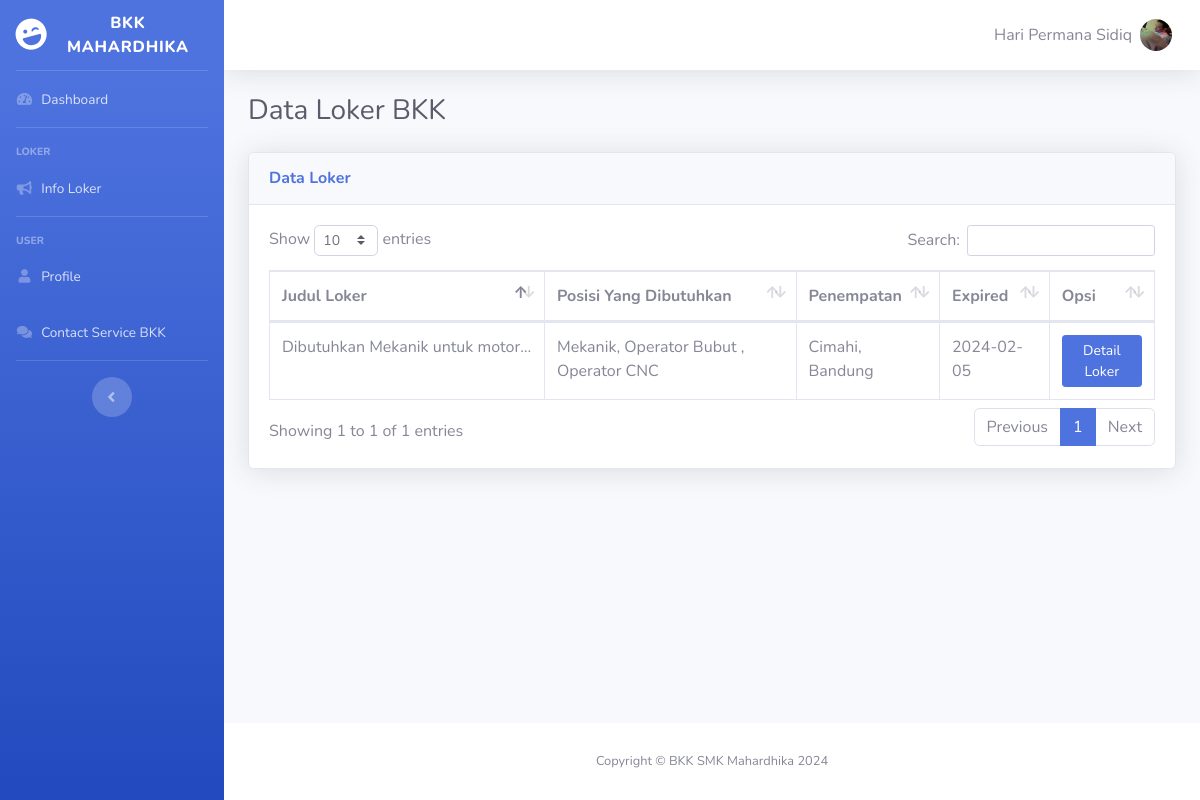
The app's page /user/info_loker.php (signed in), older data.
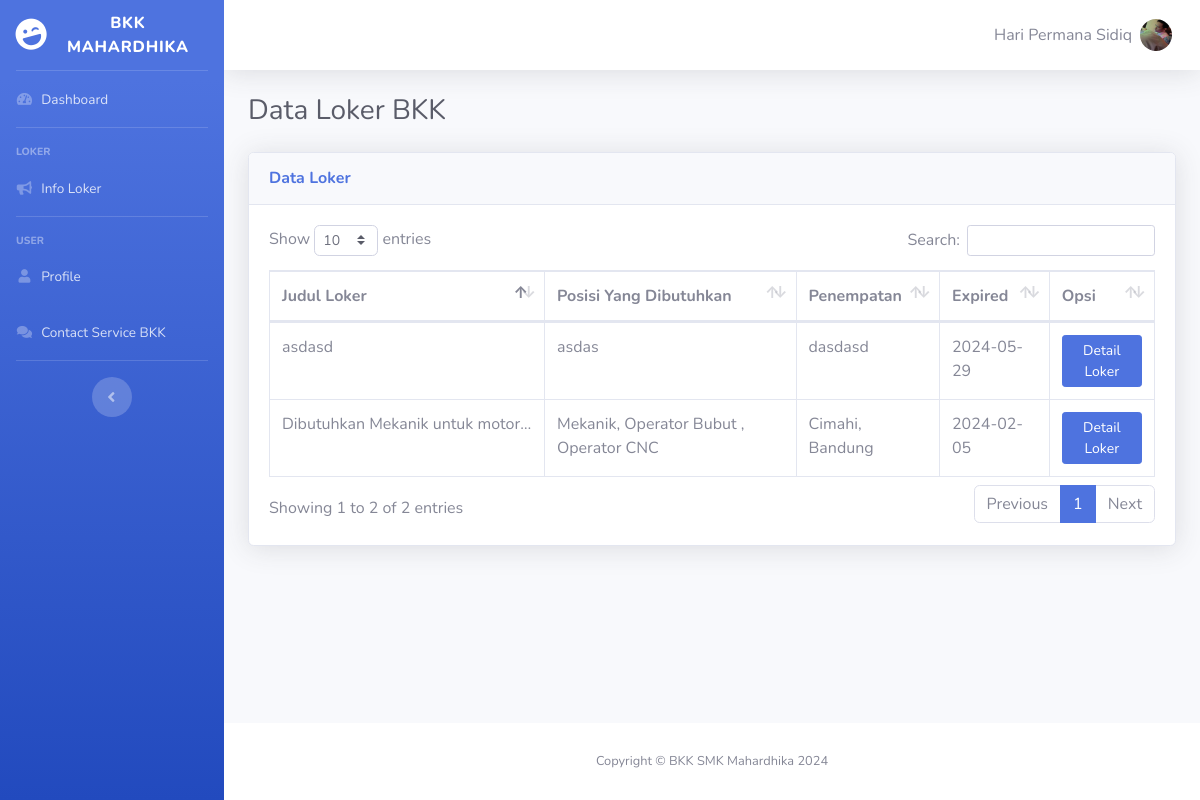
The same page, newer data.
### tables this page shows
CREATE TABLE `tb_client` (
  `id` int(11) NOT NULL,
  `username` varchar(50) NOT NULL,
  `password` varchar(60) NOT NULL,
  `email` varchar(100) NOT NULL,
  `nama_lengkap` varchar(100) NOT NULL,
  `jk` enum('laki-laki','perempuan') NOT NULL,
  `pendidikan` varchar(50) NOT NULL,
  `asal_sekolah` varchar(100) NOT NULL,
  `tanggal_lahir` date NOT NULL,
  `tempat_lahir` varchar(50) NOT NULL,
  `usia` int(11) NOT NULL,
  `jurusan` varchar(150) NOT NULL,
  `pekerjaan_terakhir` varchar(100) NOT NULL,
  `tinggi_badan` int(11) NOT NULL,
  `berat_badan` int(11) NOT NULL,
  `nowa` varchar(50) NOT NULL,
  `nik` varchar(16) NOT NULL,
  `level` enum('admin','partner','client') NOT NULL,
  `foto` varchar(255) NOT NULL,
  `cv` varchar(255) NOT NULL,
  `ktp` varchar(255) NOT NULL,
  `kk` varchar(255) NOT NULL
);

CREATE TABLE `tb_loker` (
  `id_loker` int(100) NOT NULL,
  `judul_loker` varchar(100) NOT NULL,
  `posisi_loker` varchar(100) NOT NULL,
  `foto_pengumuman` varchar(50) NOT NULL,
  `penempatan_job` varchar(100) NOT NULL,
  `syarat_job` varchar(255) NOT NULL,
  `tanggal_kadaluarsa` date NOT NULL,
  `id_user` int(11) NOT NULL
);

### inc/function.default.php (called while the page is built, shortened)
<?php
function myquery($query)
{
    global $conn;
    $result = $conn->query($query);
    $rows = [];
    while ($row = $result->fetch_assoc()) {
        $rows[] = $row;
    }
    return $rows;
}
function base_url($includePath = true, $customPath = '')
{
    $protocol = isset($_SERVER['HTTPS']) && $_SERVER['HTTPS'] === 'on' ? 'https' : 'http';
    $host = $_SERVER['HTTP_HOST'];
    if ($includePath) {
        $path = rtrim(dirname($_SERVER['PHP_SELF']), '/\\');
        $isLocal = in_array($host, ['localhost', '127.0.0.1']);
        $port = $isLocal && isset($_SERVER['SERVER_PORT']) && $_SERVER['SERVER_PORT'] !== '80' ? ":" . $_SERVER['SERVER_PORT'] : '';
        $path = $path !== '/' ? $path . '/' : '';
        $baseUrl = $protocol . "://" . $host . $port . $path;
    } else {
        $customPath = trim($customPath, '/');
        $baseUrl = $protocol . "://" . $host . '/' . $customPath;
    }
    return $baseUrl;
}

### user/info_loker.php (the view, shortened to what this page needs)
<?php
include '../inc/function.database.php';
include '../inc/function.default.php';
$id = $_SESSION['id_client'];
$user = myquery("SELECT * FROM tb_client WHERE id = '$id'");
$dataloker = myquery("SELECT * FROM tb_loker");
?>
<!DOCTYPE html>
<html lang="en">
<head>
    <link href="vendor/fontawesome-free/css/all.min.css" rel="stylesheet" type="text/css">
    <link href="<?= base_url() ?>css/sb-admin-2.min.css" rel="stylesheet">
    <link rel="stylesheet" href="<?= base_url() ?>vendor/datatables/dataTables.bootstrap4.min.css">
</head>
<body id="page-top">
    <div id="wrapper">
        <?php include 'inc/header.php' ?>
        <div class="container-fluid">
            <div class="d-sm-flex align-items-center justify-content-between mb-4">
                <h1 class="h3 mb-0 text-gray-800">Data Loker BKK</h1>
            </div>
            <div class="row">
                <div class="col-md-12 mb-4">
                    <div class="card shadow mb-4">
                        <div class="card-header py-3">
                            <h6 class="m-0 font-weight-bold text-primary">Data Loker</h6>
                        </div>
                        <div class="card-body">
                            <div class="table-responsive">
                                <table class="table table-bordered" id="dataTable" width="100%" cellspacing="0">
                                    <thead>
                                        <tr>
                                            <th>Judul Loker</th>
                                            <th>Posisi Yang Dibutuhkan</th>
                                            <th>Penempatan</th>
                                            <th>Expired</th>
                                            <th>Opsi</th>
                                        </tr>
                                    </thead>
                                    <tbody>
                                        <?php foreach ($dataloker as $loker) { ?>
                                            <tr>
                                                <td>
                                                    <p class="d-inline-block text-decoration-none text-truncate"
                                                        style="max-width: 250px;">
                                                        <?= $loker['judul_loker'] ?>
                                                    </p>
                                                </td>
                                                <td>
                                                    <?= $loker['posisi_loker'] ?>
                                                </td>
                                                <td>
                                                    <?= $loker['penempatan_job'] ?>
                                                </td>
                                                <td>
                                                    <?= $loker['tanggal_kadaluarsa'] ?>
                                                </td>
                                                <td>
                                                    <a href="detail_loker?id=<?= $loker['id_loker'] ?>"
                                                        class="btn btn-sm btn-primary">Detail Loker</a>
                                                </td>
                                            </tr>
                                        <?php } ?>
                                    </tbody>
                                </table>
                            </div>
                        </div>
                    </div>
                </div>
            </div>
        </div>
    </div>
    <footer class="sticky-footer bg-white">
        <div class="container my-auto">
            <div class="copyright text-center my-auto">
                <span>Copyright &copy; BKK SMK Mahardhika
                    <?= date("Y") ?>
                </span>
            </div>
        </div>
    </footer>
    </div>
    </div>
</body>
</html>

### user/inc/header.php (shortened to what this page needs)
<ul class="navbar-nav bg-gradient-primary sidebar sidebar-dark accordion" id="accordionSidebar">
    <a class="sidebar-brand d-flex align-items-center justify-content-center" href="<?= base_url() ?>">
        <div class="sidebar-brand-icon rotate-n-15">
            <i class="fas fa-laugh-wink"></i>
        </div>
        <div class="sidebar-brand-text mx-3">BKK Mahardhika</div>
    </a>
    <hr class="sidebar-divider my-0">
    <li class="nav-item">
        <a class="nav-link" href="<?= base_url() ?>">
            <i class="fas fa-fw fa-tachometer-alt"></i>
            <span>Dashboard</span></a>
    </li>
    <hr class="sidebar-divider">
    <div class="sidebar-heading">
        Loker
    </div>
    <li class="nav-item">
        <a class="nav-link" href="info_loker.php">
            <i class="fas fa-fw fa-bullhorn"></i>
            <span>Info Loker</span>
        </a>
    </li>
    <hr class="sidebar-divider">
    <div class="sidebar-heading">
        User
    </div>
    <li class="nav-item">
        <a class="nav-link" href="profile.php">
            <i class="fas fa-fw fa-user"></i>
            <span>Profile</span>
        </a>
    </li>
    <li class="nav-item">
        <a class="nav-link" href="contact.php">
            <i class="fas fa-fw fa-comments"></i>
            <span>Contact Service BKK</span></a>
    </li>
    <hr class="sidebar-divider d-none d-md-block">
    <div class="text-center d-none d-md-inline">
        <button class="rounded-circle border-0" id="sidebarToggle"></button>
    </div>
</ul>
<div id="content-wrapper" class="d-flex flex-column">
    <div id="content">
        <nav class="navbar navbar-expand navbar-light bg-white topbar mb-4 static-top shadow">
            <ul class="navbar-nav ml-auto">
                <li class="nav-item dropdown no-arrow">
                    <a class="nav-link dropdown-toggle" href="#" id="userDropdown" role="button" data-toggle="dropdown" aria-haspopup="true" aria-expanded="false">
                        <span class="mr-2 d-none d-lg-inline text-gray-600 text-capitalize"><?= $user[0]['nama_lengkap'] == '' ? $user[0]['username'] : $user[0]['nama_lengkap'] ?></span>
                        <img class="img-profile rounded-circle" src="<?= base_url() ?>img/<?= $user[0]['foto'] ?>">
                    </a>
                </li>
            </ul>
        </nav>

Row changes from the older to the newer data that the page shows:
added tb_loker: judul_loker "asdasd", posisi_loker "asdas", penempatan_job "dasdasd", tanggal_kadaluarsa "2024-05-29"
Text that changed along with them:
text written by a page script: "Show entries Search: Showing 1 to 1 of 1 entries Previous 1 Next" → "Show entries Search: Showing 1 to 2 of 2 entries Previous 1 Next"
